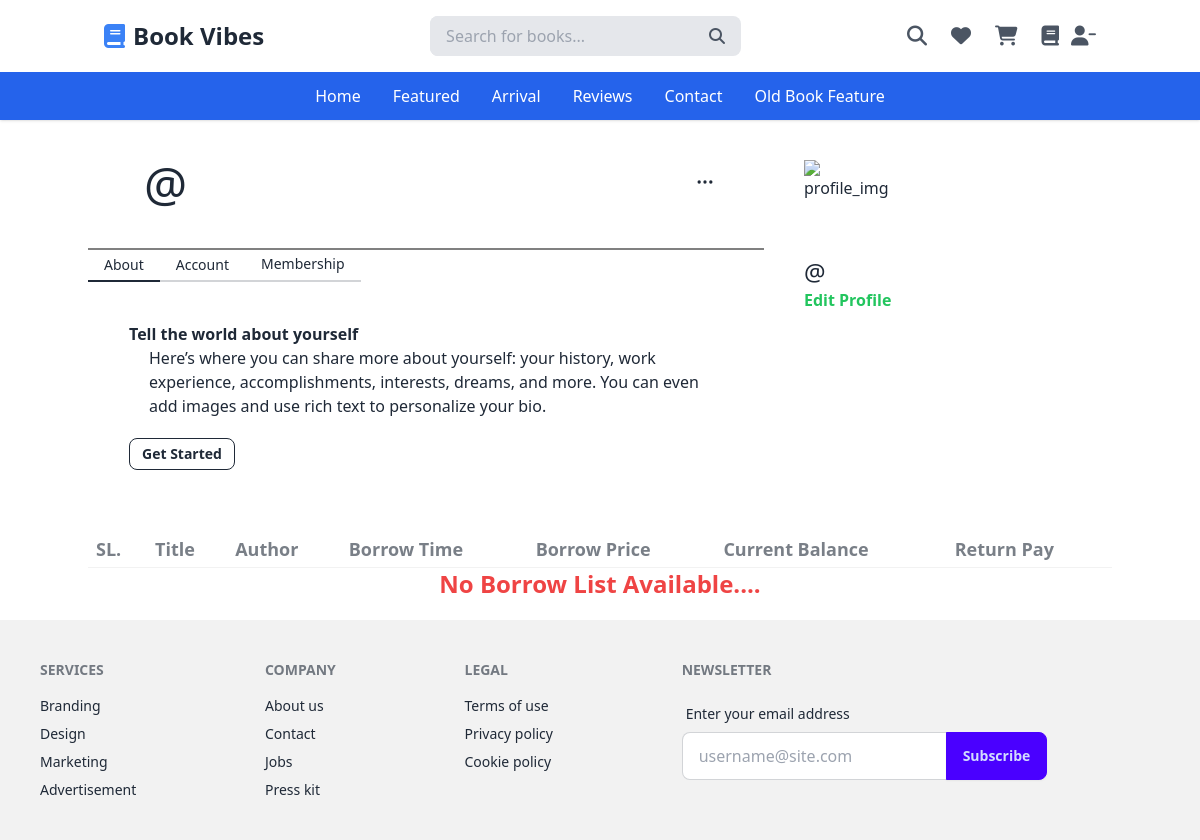
The page /saiyedulmorsalin/profile/ (signed in) on the database as committed earlier.
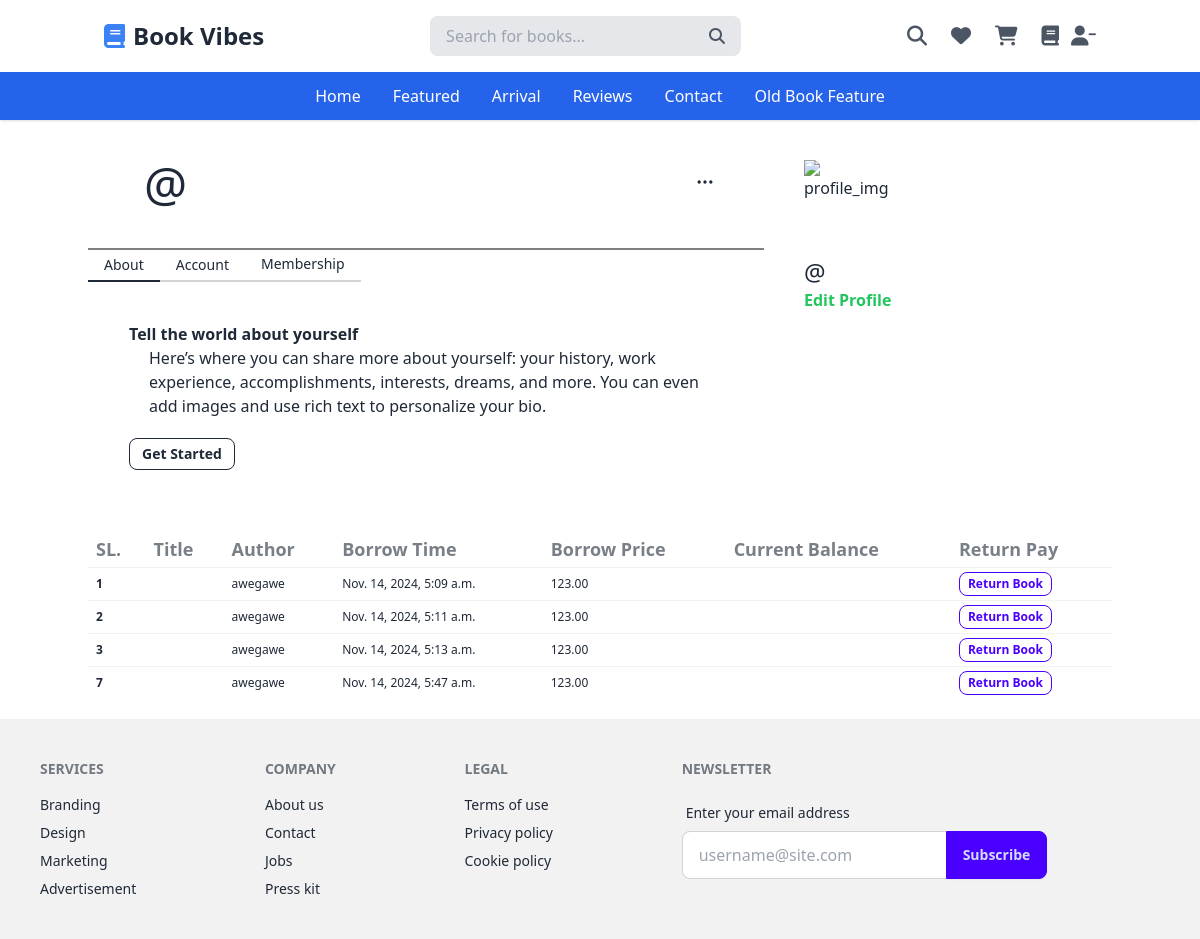
The same page on the database as committed later.
### user/models.py (models this page shows)
class BorrowBook(models.Model):
    user = models.ForeignKey(User, related_name="borrow_user", on_delete=models.CASCADE)
    book = models.ForeignKey(
        Book, related_name="user_borrow_book", on_delete=models.CASCADE
    )
    quantity = models.PositiveIntegerField()
    total_price = models.DecimalField(max_digits=10, decimal_places=2)
    borrow_at = models.DateTimeField(auto_now_add=True)

### book/models.py (models this page shows)
class Book(models.Model):
    image1 = models.ImageField(upload_to='media/book/images',blank=True,null=True)
    image2 = models.ImageField(upload_to='media/book/images',blank=True,null=True)
    image3 = models.ImageField(upload_to='media/book/images',blank=True,null=True)
    title = models.CharField(max_length=250)
    author = models.CharField(max_length=150,null=True,blank=True)
    price = models.DecimalField(max_digits=6,decimal_places=2)
    category = models.ForeignKey(Category,on_delete=models.CASCADE,related_name='categories')
    created_at = models.DateTimeField(auto_now_add=True)

### user/views.py (the view)
# urls.py: path("<str:name>/profile/", user_profile, name="user_profile"),
@login_required(login_url="user_login")
def user_profile(request, name):
    user = request.user
    borrow_books = BorrowBook.objects.filter(user=user)
    return render(
        request,
        "user_profile.html",
        {"all_borrow": borrow_books,},
    )

### user/templates/user_profile.html (shortened to what this page needs)
{% extends 'base.html' %}
{% block main_content %}
  <div class="sm:container sm:mx-auto">
    <div class="grid grid-cols-1 sm:grid-cols-12 gap-5">
      <div class="col-span-8">
        <div class="flex justify-between items-center sm:p-10">
          <div class="mx-4 flex-1">
            <h1 class="text-5xl">@</h1>
          </div>
          <div class="tooltip" data-tip="Copy link to profile">
            <button class="btn btn-xs btn-ghost" onclick="copyTextToClipboard('{% url 'user_profile' request.user.username %}')">
            </button>
          </div>
        </div>
        <div role="tablist" class="tabs tabs-bordered" style="border-top: 2px solid gray;">
          <input type="radio" name="my_tabs_1" role="tab" class="tab" aria-label="About" checked="checked" />
          <div role="tabpanel" class="tab-content p-10">
            <h1 class="font-bold">Tell the world about yourself</h1>
            <p class="ml-5">Here’s where you can share more about yourself: your history, work experience, accomplishments, interests, dreams, and more. You can even add images and use rich text to personalize your bio.</p>
            <button class="btn btn-xs sm:btn-sm btn-outline mt-5">Get Started</button>
          </div>
          <input type="radio" name="my_tabs_1" role="tab" class="tab" aria-label="Account" />
          <input type="radio" name="my_tabs_1" role="tab" class="tab sm:block hidden" aria-label="Membership" />
        </div>
      </div>
      <div class="col-span-4">
        <div class="pl-5 py-10 hidden sm:block">
          <img class="w-24 h-24" src="https://cdn.pixabay.com/photo/2015/10/05/22/37/blank-profile-picture-973460_960_720.png" alt="profile_img" />
          <h1 class="text-2xl">@</h1>
          <a class="text-green-500 font-semibold" href="{% url 'edit_user_profile' request.user.username %}">Edit Profile</a>
        </div>
      </div>
    </div>
  </div>
  <div class="sm:container sm:mx-auto my-5">
    {% if all_borrow %}
      <div class="overflow-x-auto">
        <table class="table table-xs">
          <thead class="text-lg font-semibold">
            <tr>
              <th>SL.</th>
              <th>Title</th>
              <th>Author</th>
              <th>Borrow Time</th>
              <th>Borrow Price</th>
              <th>Current Balance</th>
              <th>Return Pay</th>
            </tr>
          </thead>
          <tbody>
            {% for borrow in all_borrow %}
              <tr>
                <th>{{ borrow.id }}</th>
                <td>
                </td>
                <td>{{ borrow.book.author }}</td>
                <td>{{ borrow.borrow_at }}</td>
                <td>{{ borrow.book.price }}</td>
                <td>{{ borrow.user.account.balance }}</td>
                <td>
                  <a class="btn btn-xs btn-outline btn-primary" href="{% url 'return_pay' borrow.id %}">Return Book</a>
                </td>
              </tr>
            {% endfor %}
          </tbody>
        </table>
      </div>
    {% else %}
      <div class="overflow-x-auto">
        <table class="table table-xs">
          <thead class="text-lg font-semibold">
            <tr>
              <th>SL.</th>
              <th>Title</th>
              <th>Author</th>
              <th>Borrow Time</th>
              <th>Borrow Price</th>
              <th>Current Balance</th>
              <th>Return Pay</th>
            </tr>
          </thead>
        </table>
        <h1 class="text-center text-red-500 text-2xl font-semibold">No Borrow List Available....</h1>
      </div>
    {% endif %}
  </div>
{% endblock %}

### core/templates/base.html (shortened to what this page needs)
<!DOCTYPE html>
<html lang="en">
  <head>
<link href="https://cdn.jsdelivr.net/npm/daisyui@4.12.14/dist/full.min.css" rel="stylesheet" type="text/css" />
<script src="https://cdn.tailwindcss.com"></script>
    <link
      rel="stylesheet"
      href="https://cdnjs.cloudflare.com/ajax/libs/font-awesome/6.6.0/css/all.min.css"
    />
  </head>
  <body>
    <header class="bg-white shadow">
      <div class="container mx-auto px-4 py-4 flex items-center justify-between">
        <a href="#" class="text-2xl font-bold text-gray-800 flex items-center">
          <i class="fas fa-book text-blue-500 mr-2"></i>
          Book Vibes
        </a>
        <form
          action=""
          class="flex items-center bg-gray-200 rounded-lg overflow-hidden"
        >
          <input
            type="text"
            id="search-box"
            placeholder="Search for books..."
            class="px-4 py-2 bg-gray-200 outline-none"
          />
          <button class="px-4 text-gray-600">
            <i class="fas fa-search"></i>
          </button>
        </form>
        <div class="flex items-center space-x-6">
          <button id="search-btn" class="text-gray-600 text-xl">
            <i class="fas fa-search"></i>
          </button>
          <a href="#" class="text-gray-600 text-xl"><i class="fas fa-heart"></i></a>
          <a href="#" class="text-gray-600 text-xl"><i class="fas fa-shopping-cart"></i></a>
          <div id="login-btn" class="text-gray-600 text-xl flex gap-3">
            {% if request.user.is_authenticated %}
            {% if request.user.is_superuser  %}
            <a href={% url 'register' %}> <i class="fa-solid fa-book"></i></a>
            {% endif %}
            <a href={% url 'user_logout' %}> <i class="fa-solid fa-user-minus"></i></i></a>
            {% else %}
            <a href={% url 'user_login' %}> <i class="fa-solid fa-user"></i></a>
            <a href={% url 'register' %}> <i class="fa-solid fa-user-plus"></i></a>
            {% endif %}
          </div>
        </div>
      </div>
      <nav class="bg-blue-600">
        <div class="container mx-auto px-4 py-3 flex items-center justify-center space-x-8">
          <a href="{% url 'home_page' %}" class="text-white font-medium hover:text-gray-200">Home</a>
          <a href="#" class="text-white font-medium hover:text-gray-200">Featured</a>
          <a href="#" class="text-white font-medium hover:text-gray-200">Arrival</a>
          <a href="#" class="text-white font-medium hover:text-gray-200">Reviews</a>
          <a href="#" class="text-white font-medium hover:text-gray-200">Contact</a>
          <a href="#" class="text-white font-medium hover:text-gray-200">Old Book Feature</a>
        </div>
      </nav>
    </header>
    <div class="container mx-auto">
      {% block main_content %}
      {% endblock %}
    </div>
    <footer class="footer bg-base-200 text-base-content p-10 mt-5">
      <nav>
        <h6 class="footer-title">Services</h6>
        <a class="link link-hover">Branding</a>
        <a class="link link-hover">Design</a>
        <a class="link link-hover">Marketing</a>
        <a class="link link-hover">Advertisement</a>
      </nav>
      <nav>
        <h6 class="footer-title">Company</h6>
        <a class="link link-hover">About us</a>
        <a class="link link-hover">Contact</a>
        <a class="link link-hover">Jobs</a>
        <a class="link link-hover">Press kit</a>
      </nav>
      <nav>
        <h6 class="footer-title">Legal</h6>
        <a class="link link-hover">Terms of use</a>
        <a class="link link-hover">Privacy policy</a>
        <a class="link link-hover">Cookie policy</a>
      </nav>
      <form>
        <h6 class="footer-title">Newsletter</h6>
        <fieldset class="form-control w-80">
          <label class="label">
            <span class="label-text">Enter your email address</span>
          </label>
          <div class="join">
            <input
              type="text"
              placeholder="username@site.com"
              class="input input-bordered join-item" />
            <button class="btn btn-primary join-item">Subscribe</button>
          </div>
        </fieldset>
      </form>
    </footer>
  </body>
</html>

Rows that differ between the two databases and show on the page:
added BorrowBook: id "1", book.author "awegawe", borrow_at "Nov. 14, 2024, 5:09 a.m.", book.price "123.00"
added BorrowBook: id "2", book.author "awegawe", borrow_at "Nov. 14, 2024, 5:11 a.m.", book.price "123.00"
added BorrowBook: id "3", book.author "awegawe", borrow_at "Nov. 14, 2024, 5:13 a.m.", book.price "123.00"
added BorrowBook: id "7", book.author "awegawe", borrow_at "Nov. 14, 2024, 5:47 a.m.", book.price "123.00"
Other text that changed with them:
text no longer shown: "No Borrow List Available...."
